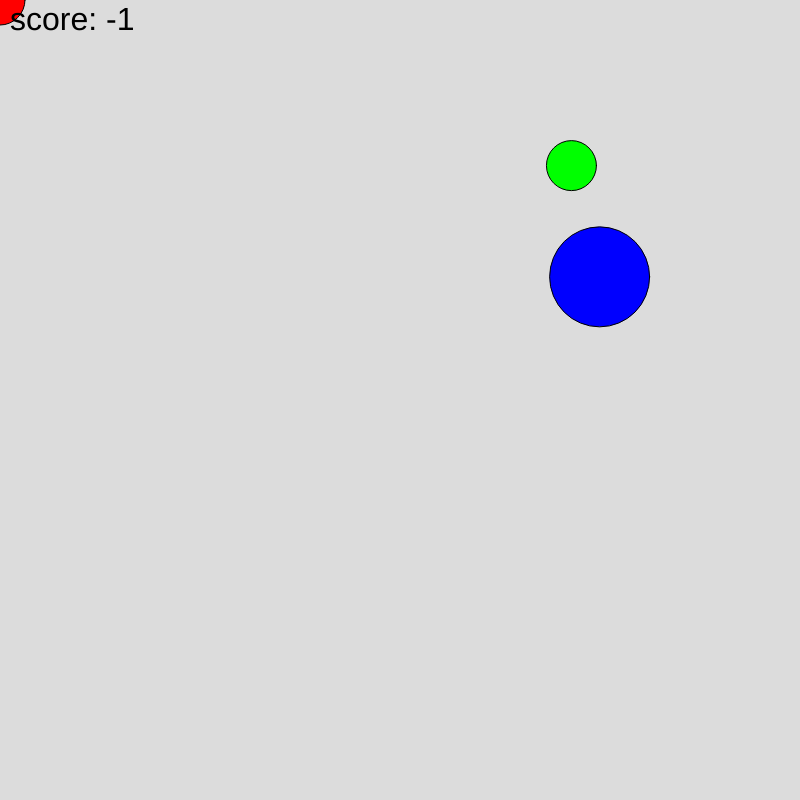
Frame 1 (no input)
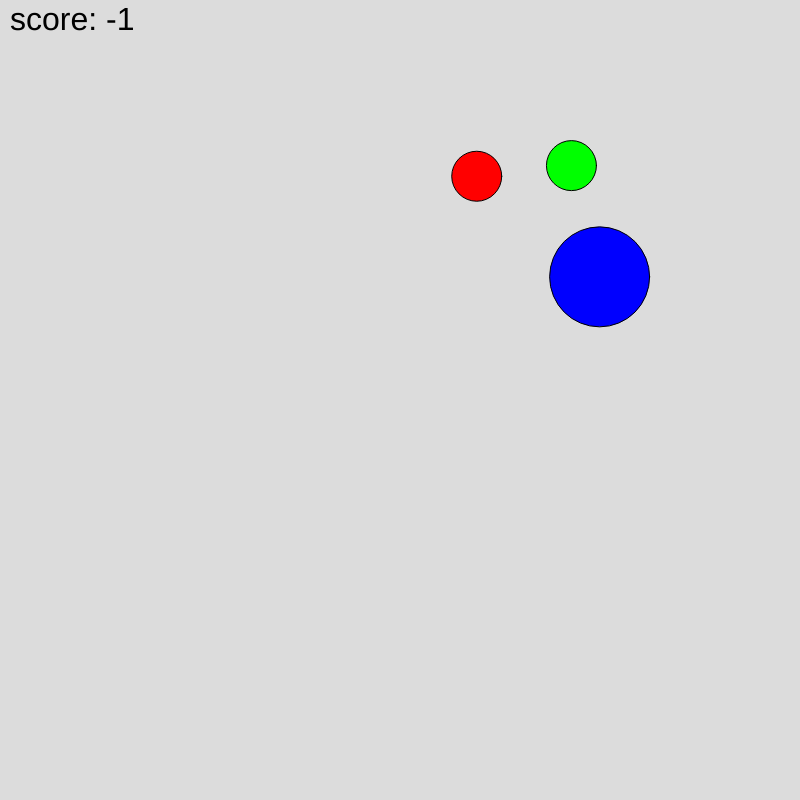
Frame 60 (no input)
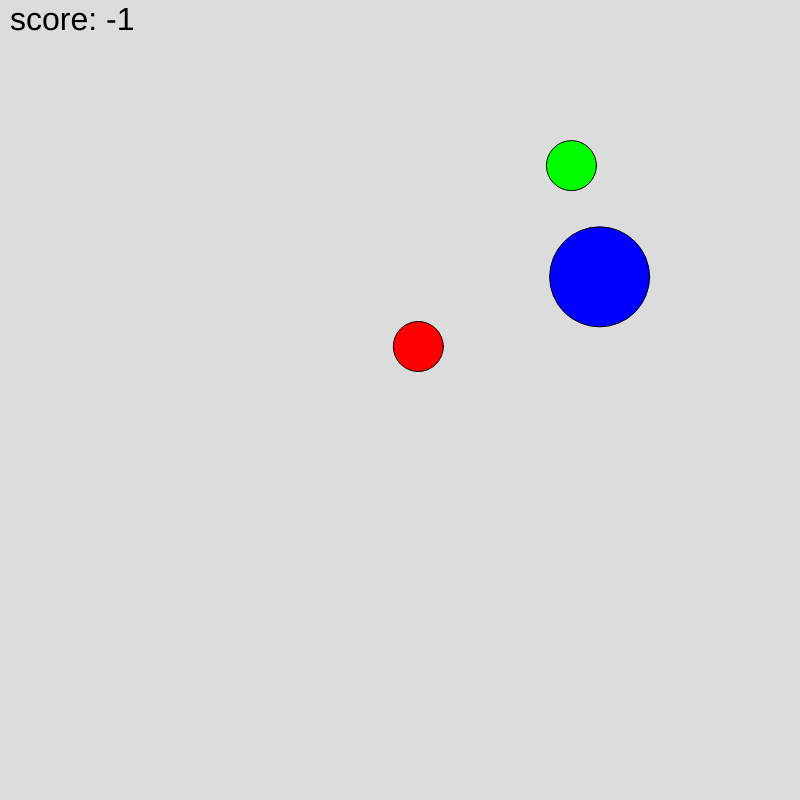
Frame 120 (the mouse pressed at the canvas centre since frame 60)

The p5.js sketch that drew these frames (run headless with seeded random() and noise() and a simulated clock; from frame 60 on, the mouse is pressed at the canvas centre):

// p5.js sketch
// ── sketch.js
let speedfactor = 3;
let xspeed = speedfactor;
let yspeed = speedfactor;
let x = 0;
let y = 0;
let score = 0;
let goalX, goalY;
let safeZoneX, safeZoneY;

function setup() {
  createCanvas(800, 800);
  
  // set initial random locations for goal and safe zones
  goalX = random(width);
  goalY = random(height);
  safeZoneX = random(width);
  safeZoneY = random(height);
}

function draw() {
  background(220); // light gray background

  // draw the goal and safe zones
  fill(0, 255, 0); // green for goal zone
  ellipse(goalX, goalY, 50, 50);
  fill(0, 0, 255); // blue for safe zone
  ellipse(safeZoneX, safeZoneY, 100, 100);

  // calculate distance between follower and mouse
  let dx = mouseX - x;
  let dy = mouseY - y;
  let distance = dist(mouseX, mouseY, x, y);

  // move follower toward the mouse, unless the mouse is in the safe zone
  if (dist(mouseX, mouseY, safeZoneX, safeZoneY) > 50) {
    if (distance > 5) {
      x += (dx / distance) * xspeed;
      y += (dy / distance) * yspeed;
    }
  }

  // draw follower as a simple circle
  fill(255, 0, 0); // red for follower
  ellipse(x, y, 50, 50);

  // check if follower catches the mouse
  if (distance < 25) {
    score -= 1; // decrease score by 1
    x = random(width); // reset follower position
    y = random(height);
  }

  // check if mouse reaches goal zone
  if (dist(mouseX, mouseY, goalX, goalY) < 25) {
    score += 1; // increase score by 1
    goalX = random(width); // reset goal zone position
    goalY = random(height);
  }

  // display score
  fill(0);
  textSize(32);
  text("score: " + score, 10, 30);
}
